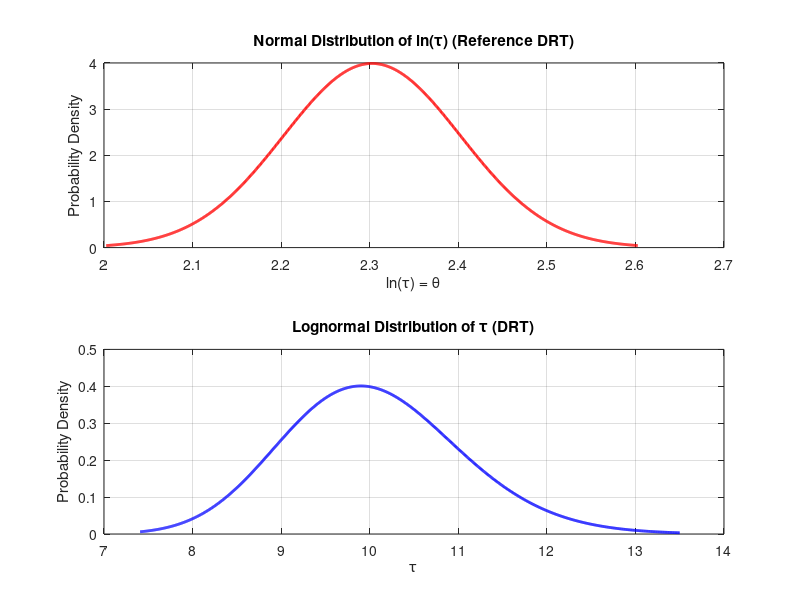

MATLAB code for this plot:
clc; clear; close all;

% ln(tau) = theta 가 정규분포를 따르는 것
m = log(10);  % ln(tau)의 평균
v = 0.1;    % ln(tau)의 표준편차

% theta (ln(tau))의 범위 설정 (3 시그마)
theta_min = m - 3*v;  % 평균 - 3*표준편차
theta_max = m + 3*v;  % 평균 + 3*표준편차

theta_values = linspace(theta_min, theta_max, 1000); % ln(tau)을 일정 간격으로 나눔

% ln(tau)의 normal distribution 계산
normal_pdf = normpdf(theta_values, m, v);

% tau의 범위 설정 --> theta 기준으로 tau 범위 설정
tau_min = exp(theta_min);
tau_max = exp(theta_max);

tau_values = exp(theta_values); % tau = exp(theta)

% tau의 lognormal distribution 계산
lognormal_pdf = lognpdf(tau_values, m, v);

% 그래프 그리기
figure;

% 첫 번째 서브플롯: ln(tau)의 정규분포
subplot(2,1,1);
plot(theta_values, normal_pdf,  'r-', 'LineWidth', 2);
xlabel('ln(\tau) = \theta');
ylabel('Probability Density');
title('Normal Distribution of ln(\tau) (Reference DRT)');
grid on;

% 두 번째 서브플롯: tau의 로그-정규분포
subplot(2,1,2);
plot(tau_values, lognormal_pdf, 'b-', 'LineWidth', 2);
xlabel('\tau');
ylabel('Probability Density');
title('Lognormal Distribution of \tau (DRT)');
grid on;

% 그래프 레이아웃 조정
set(gcf, 'Position', [100, 100, 800, 600]);






